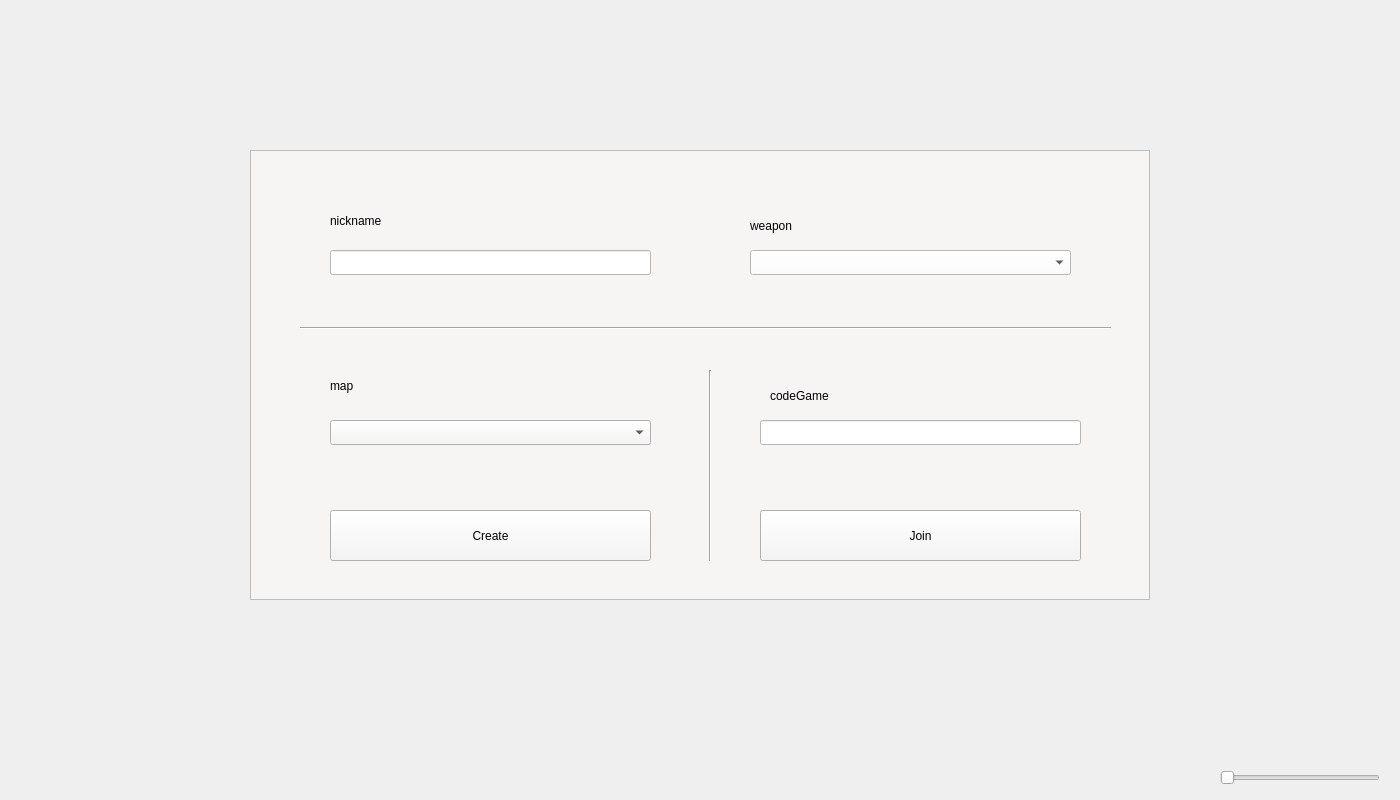
<?xml version="1.0" encoding="UTF-8"?>
<ui version="4.0">
 <class>MainWindow</class>
 <widget class="QMainWindow" name="MainWindow">
  <property name="geometry">
   <rect>
    <x>0</x>
    <y>0</y>
    <width>1400</width>
    <height>800</height>
   </rect>
  </property>
  <property name="windowTitle">
   <string>MainWindow</string>
  </property>
  <widget class="QWidget" name="centralwidget">
   <widget class="QLabel" name="fondo">
    <property name="geometry">
     <rect>
      <x>0</x>
      <y>0</y>
      <width>1400</width>
      <height>800</height>
     </rect>
    </property>
    <property name="text">
     <string/>
    </property>
   </widget>
   <widget class="QFrame" name="frame">
    <property name="geometry">
     <rect>
      <x>250</x>
      <y>150</y>
      <width>900</width>
      <height>450</height>
     </rect>
    </property>
    <property name="styleSheet">
     <string notr="true">background-color: rgb(246, 245, 244);</string>
    </property>
    <property name="frameShape">
     <enum>QFrame::StyledPanel</enum>
    </property>
    <property name="frameShadow">
     <enum>QFrame::Raised</enum>
    </property>
    <widget class="QPushButton" name="createButton">
     <property name="geometry">
      <rect>
       <x>80</x>
       <y>360</y>
       <width>321</width>
       <height>51</height>
      </rect>
     </property>
     <property name="styleSheet">
      <string notr="true">font: 500 14pt &quot;Ubuntu&quot;;
border-color: rgb(154, 153, 150);</string>
     </property>
     <property name="text">
      <string>Create</string>
     </property>
    </widget>
    <widget class="QPushButton" name="joinButton">
     <property name="geometry">
      <rect>
       <x>510</x>
       <y>360</y>
       <width>321</width>
       <height>51</height>
      </rect>
     </property>
     <property name="styleSheet">
      <string notr="true">font: 500 14pt &quot;Ubuntu&quot;;
border-color: rgb(154, 153, 150);</string>
     </property>
     <property name="text">
      <string>Join</string>
     </property>
    </widget>
    <widget class="QComboBox" name="weapons">
     <property name="geometry">
      <rect>
       <x>500</x>
       <y>100</y>
       <width>321</width>
       <height>25</height>
      </rect>
     </property>
     <property name="styleSheet">
      <string notr="true">background-color: rgb(255, 255, 255);</string>
     </property>
    </widget>
    <widget class="QLineEdit" name="nickname">
     <property name="geometry">
      <rect>
       <x>80</x>
       <y>100</y>
       <width>321</width>
       <height>25</height>
      </rect>
     </property>
     <property name="styleSheet">
      <string notr="true">background-color: rgb(255, 255, 255);</string>
     </property>
    </widget>
    <widget class="QLabel" name="labelNickname">
     <property name="geometry">
      <rect>
       <x>80</x>
       <y>60</y>
       <width>121</width>
       <height>21</height>
      </rect>
     </property>
     <property name="styleSheet">
      <string notr="true">font: 500 18pt &quot;Ubuntu&quot;;</string>
     </property>
     <property name="text">
      <string>nickname</string>
     </property>
    </widget>
    <widget class="QLabel" name="labelWeapon">
     <property name="geometry">
      <rect>
       <x>500</x>
       <y>60</y>
       <width>101</width>
       <height>31</height>
      </rect>
     </property>
     <property name="styleSheet">
      <string notr="true">font: 500 18pt &quot;Ubuntu&quot;;</string>
     </property>
     <property name="text">
      <string>weapon</string>
     </property>
    </widget>
    <widget class="QLineEdit" name="code">
     <property name="geometry">
      <rect>
       <x>510</x>
       <y>270</y>
       <width>321</width>
       <height>25</height>
      </rect>
     </property>
     <property name="styleSheet">
      <string notr="true">background-color: rgb(255, 255, 255);</string>
     </property>
    </widget>
    <widget class="Line" name="horizontalLine">
     <property name="geometry">
      <rect>
       <x>50</x>
       <y>170</y>
       <width>811</width>
       <height>16</height>
      </rect>
     </property>
     <property name="styleSheet">
      <string notr="true">color: rgb(0, 0, 0);
border-color: rgb(0, 0, 0);</string>
     </property>
     <property name="orientation">
      <enum>Qt::Horizontal</enum>
     </property>
    </widget>
    <widget class="Line" name="verticalLine">
     <property name="geometry">
      <rect>
       <x>450</x>
       <y>220</y>
       <width>20</width>
       <height>191</height>
      </rect>
     </property>
     <property name="styleSheet">
      <string notr="true">color: rgb(0, 0, 0);
border-color: rgb(0, 0, 0);</string>
     </property>
     <property name="orientation">
      <enum>Qt::Vertical</enum>
     </property>
    </widget>
    <widget class="QComboBox" name="mapas">
     <property name="geometry">
      <rect>
       <x>80</x>
       <y>270</y>
       <width>321</width>
       <height>25</height>
      </rect>
     </property>
    </widget>
    <widget class="QLabel" name="labelMap">
     <property name="geometry">
      <rect>
       <x>80</x>
       <y>220</y>
       <width>121</width>
       <height>31</height>
      </rect>
     </property>
     <property name="styleSheet">
      <string notr="true">font: 500 18pt &quot;Ubuntu&quot;;</string>
     </property>
     <property name="text">
      <string>map</string>
     </property>
    </widget>
    <widget class="QLabel" name="labelCode">
     <property name="geometry">
      <rect>
       <x>520</x>
       <y>230</y>
       <width>121</width>
       <height>31</height>
      </rect>
     </property>
     <property name="styleSheet">
      <string notr="true">font: 500 18pt &quot;Ubuntu&quot;;</string>
     </property>
     <property name="text">
      <string>codeGame</string>
     </property>
    </widget>
    <zorder>createButton</zorder>
    <zorder>joinButton</zorder>
    <zorder>labelNickname</zorder>
    <zorder>nickname</zorder>
    <zorder>labelWeapon</zorder>
    <zorder>weapons</zorder>
    <zorder>code</zorder>
    <zorder>horizontalLine</zorder>
    <zorder>verticalLine</zorder>
    <zorder>mapas</zorder>
    <zorder>labelMap</zorder>
    <zorder>labelCode</zorder>
   </widget>
   <widget class="QSlider" name="slider">
    <property name="geometry">
     <rect>
      <x>1220</x>
      <y>770</y>
      <width>160</width>
      <height>16</height>
     </rect>
    </property>
    <property name="orientation">
     <enum>Qt::Horizontal</enum>
    </property>
   </widget>
   <widget class="QLabel" name="iconoSonido">
    <property name="geometry">
     <rect>
      <x>1170</x>
      <y>770</y>
      <width>41</width>
      <height>21</height>
     </rect>
    </property>
    <property name="text">
     <string/>
    </property>
   </widget>
  </widget>
 </widget>
 <resources/>
 <connections/>
</ui>
